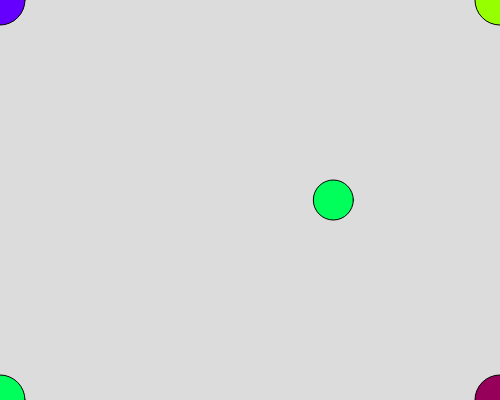
Frame 1 (no input)
Frame 60 (no input): identical to frame 1, image omitted
Frame 120 (the mouse pressed at the canvas centre since frame 60): identical to frame 1, image omitted

The p5.js sketch that drew this single still picture (run headless with seeded random() and noise() and a simulated clock; from frame 60 on, the mouse is pressed at the canvas centre):

// p5.js sketch
// ── sketch.js
function setup(){
  createCanvas(500, 400);
  draw();
}

function draw(){
  background(220);
  drawCircles();
}

function drawCircles(){
  fill(101,0,255);
  circle(0,0,50);
  fill(150,255,0);
  circle(500,0,50);
  fill(150,0,90);
  circle(500,400,50); 
  fill(0,255,90);
  circle(0,400,50);

  let x = 2/3*width;
  circle(x, 200, 40);
  fill(90,90,90);
}
